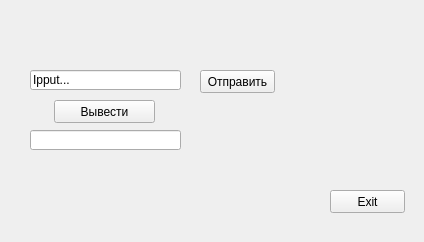
<?xml version="1.0" encoding="UTF-8"?>
<ui version="4.0">
 <class>AccForn</class>
 <widget class="QWidget" name="AccForn">
  <property name="geometry">
   <rect>
    <x>0</x>
    <y>0</y>
    <width>424</width>
    <height>242</height>
   </rect>
  </property>
  <property name="windowTitle">
   <string>Form</string>
  </property>
  <widget class="QLineEdit" name="lineEdit">
   <property name="geometry">
    <rect>
     <x>30</x>
     <y>70</y>
     <width>151</width>
     <height>20</height>
    </rect>
   </property>
   <property name="inputMask">
    <string>Input...</string>
   </property>
   <property name="text">
    <string>Iput...</string>
   </property>
   <property name="maxLength">
    <number>8</number>
   </property>
  </widget>
  <widget class="QLineEdit" name="lineEdit_2">
   <property name="geometry">
    <rect>
     <x>30</x>
     <y>130</y>
     <width>151</width>
     <height>20</height>
    </rect>
   </property>
  </widget>
  <widget class="QPushButton" name="pushButton">
   <property name="geometry">
    <rect>
     <x>330</x>
     <y>190</y>
     <width>75</width>
     <height>23</height>
    </rect>
   </property>
   <property name="text">
    <string>Exit</string>
   </property>
  </widget>
  <widget class="QPushButton" name="pushButton_2">
   <property name="geometry">
    <rect>
     <x>200</x>
     <y>70</y>
     <width>75</width>
     <height>23</height>
    </rect>
   </property>
   <property name="text">
    <string>Отправить</string>
   </property>
  </widget>
  <widget class="QPushButton" name="pushButton_3">
   <property name="geometry">
    <rect>
     <x>54</x>
     <y>100</y>
     <width>101</width>
     <height>23</height>
    </rect>
   </property>
   <property name="text">
    <string>Вывести</string>
   </property>
  </widget>
 </widget>
 <resources/>
 <connections/>
</ui>
